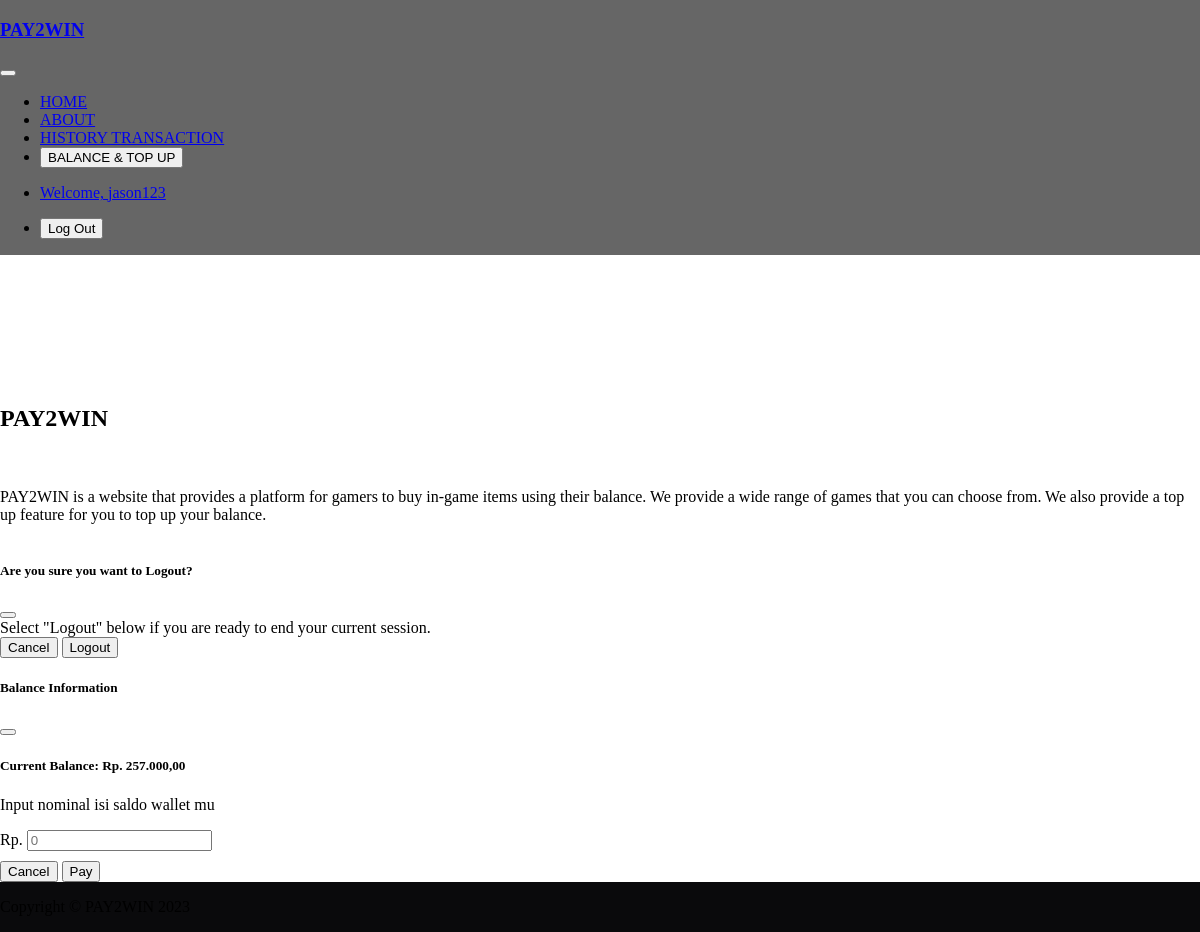
The app's page /about.php (signed in), older data.
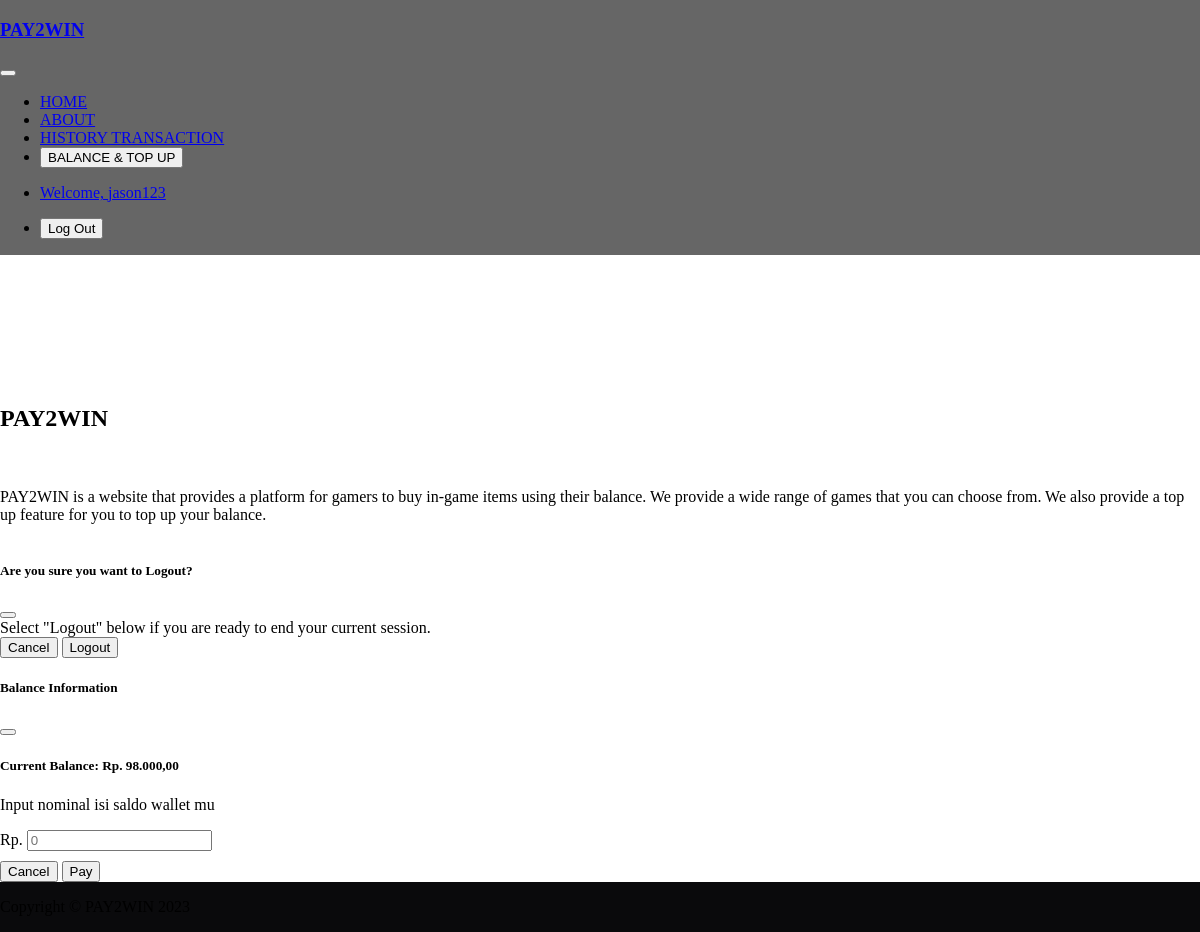
The same page, newer data.
### tables this page shows
CREATE TABLE `users` (
  `member_id` int(11) NOT NULL,
  `email` varchar(30) NOT NULL,
  `password` varchar(25) NOT NULL,
  `no_telepon` varchar(25) NOT NULL,
  `username` varchar(20) NOT NULL,
  `saldo` int(100) NOT NULL,
  `admin_access` int(1) DEFAULT NULL
);

### about.php (the view, shortened to what the changed rows need)
<?php
    include 'db_conn.php';
    if (isset($_SESSION['user'])) {
        $user = $_SESSION['user'];
        $memberId = $user['member_id'];
        $stmt3 = $pdo->prepare("SELECT saldo FROM users WHERE member_id = :member_id");
        $stmt3->bindParam(":member_id", $memberId);
        $stmt3->execute();
        $rows3 = $stmt3->fetch(PDO::FETCH_ASSOC);
        $saldo = $rows3['saldo'];
    }
?>
<!DOCTYPE html>
<html lang="en">
<head>
    <link href="https://cdn.jsdelivr.net/npm/bootstrap-icons@1.5.0/font/bootstrap-icons.css" rel="stylesheet"/>
    <link href="https://cdn.jsdelivr.net/npm/bootstrap@5.3.2/dist/css/bootstrap.min.css" rel="stylesheet"integrity="sha384-T3c6CoIi6uLrA9TneNEoa7RxnatzjcDSCmG1MXxSR1GAsXEV/Dwwykc2MPK8M2HN">
</head>
<body class="bg-dark">
    <h2 class="text-center text-light" style='margin-top: 150px !important; margin-bottom: 40px !important;'>PAY2WIN</h2>
    <div class="modal fade" id="balanceInfo" tabindex="-1" role="dialog" aria-labelledby="addAdminModalLabel"
        aria-hidden="true">
        <div class="modal-dialog modal-dialog-centered" role="document">
            <div class="modal-content bg-dark text-white">
                <div class="modal-body">
                    <form id="topUpForm">
                        <h5>Current Balance: Rp.
                            <?php echo number_format($saldo, 2, ',', '.') ?>
                        </h5>
                        <p>Input nominal isi saldo wallet mu</p>
                        <div class="input-group mb-3">
                            <span class="input-group-text" id="basic-addon1">Rp.</span>
                            <input type="number" class="form-control" placeholder="0" aria-label="Username" name="amount" required aria-describedby="basic-addon1">
                        </div>
                        <div class="text-center d-flex justify-content-between" style="padding:10px 0 0 0">
                            <button type="button" class="btn text-white btn-outline-danger" data-bs-dismiss="modal"
                                aria-label="Close">Cancel</button>
                            <input type="submit" class="btn text-white btn-outline-success w-25 login" value="Pay"
                                name="login-btn">
                        </div>
                    </form>
                </div>
            </div>
        </div>
    </div>
</body>
</html>

Row changes from the older to the newer data that the page shows:
changed users: saldo "257.000,00" → "98.000,00"
